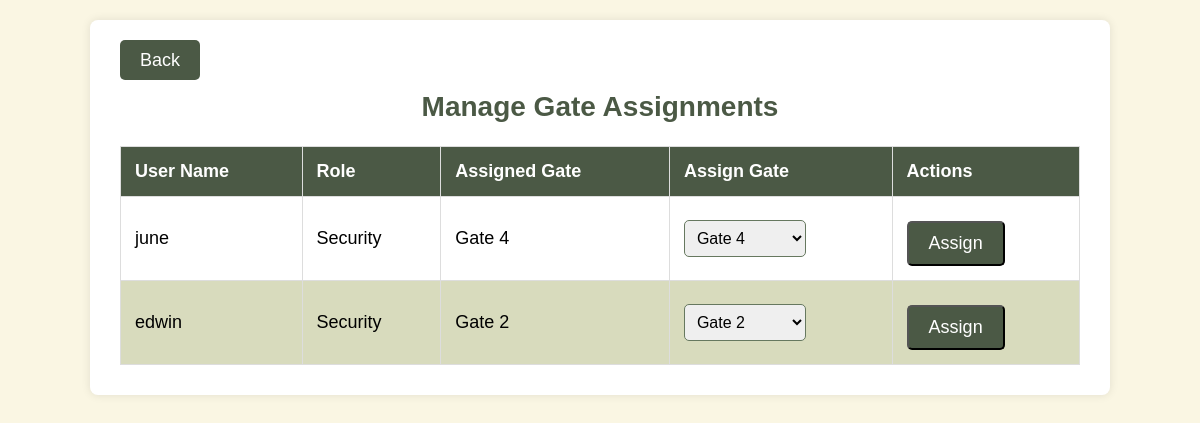
Screenshot of /manage_gates.php (signed in) with the database file from the repository.
### tables this page shows
CREATE TABLE `users` (
  `id` int(11) NOT NULL,
  `fname` varchar(255) NOT NULL,
  `lname` varchar(255) NOT NULL,
  `username` varchar(50) NOT NULL,
  `password` varchar(255) NOT NULL,
  `role` enum('admin','security','owner') NOT NULL,
  `gate_number` varchar(255) NOT NULL,
  `status` enum('active','inactive') DEFAULT 'active',
  `created_at` timestamp NOT NULL DEFAULT current_timestamp(),
  `updated_at` timestamp NOT NULL DEFAULT current_timestamp() ON UPDATE current_timestamp()
);

### manage_gates.php (the view, shortened to what this page needs)
<?php
include('config.php');
$sql_updated = "SELECT * FROM users WHERE role = 'security'";
$result_updated = mysqli_query($conn, $sql_updated);
?>
<!DOCTYPE html>
<html lang="en">
<head>
</head>
<body>
    <div class="container">
        <a href="admin_dashboard.php" class="btn">Back</a>
        <h2>Manage Gate Assignments</h2>
        <table>
            <thead>
                <tr>
                    <th>User Name</th>
                    <th>Role</th>
                    <th>Assigned Gate</th>
                    <th>Assign Gate</th>
                    <th>Actions</th>
                </tr>
            </thead>
            <tbody>
                <?php while ($user = mysqli_fetch_assoc($result_updated)) { ?>
                    <tr>
                        <form method="POST">
                            <td><?php echo $user['username']; ?></td>
                            <td><?php echo ucfirst($user['role']); ?></td>
                            <td>
                                <?php
                                    echo $user['gate_number'] ? 'Gate ' . $user['gate_number'] : 'Not Assigned';
                                ?>
                            </td>
                            <td>
                                <select name="gate_number" required>
                                    <option value="2" <?php echo ($user['gate_number'] == 2) ? 'selected' : ''; ?>>Gate 2</option>
                                    <option value="4" <?php echo ($user['gate_number'] == 4) ? 'selected' : ''; ?>>Gate 4</option>
                                </select>
                            </td>
                            <td>
                                <button type="submit" class="btn">Assign</button>
                            </td>
                        </form>
                    </tr>
                <?php } ?>
            </tbody>
        </table>
    </div>
</body>
</html>

### manage_gates.php (style rules this page uses)
body { font-family: Arial, sans-serif; background-color: #FAF6E3; margin: 0; padding: 0; font-size: 16px; }
h2 { text-align: center; color: #4B5945; margin-top: 20px; font-size: 28px; }
.container { width: 80%; margin: 20px auto; padding: 30px; background-color: #fff; box-shadow: 0 0 10px rgba(0, 0, 0, 0.1); border-radius: 8px; }
table { width: 100%; border-collapse: collapse; margin-top: 20px; font-size: 18px; }
th, td { padding: 14px; text-align: left; border: 1px solid #ddd; font-size: 18px; }
th { background-color: #4B5945; color: white; }
tr:nth-child(even) { background-color: #D8DBBD; }
.btn { background-color: #4B5945; color: white; padding: 10px 20px; border-radius: 5px; text-decoration: none; margin-top: 10px; font-size: 18px; }
select { padding: 8px; font-size: 16px; border: 1px solid #66785F; border-radius: 5px; }

### rows the page displays
users: username "june", role "Security", gate_number "4", gate_number "Gate 4"
users: username "edwin", role "Security", gate_number "2", gate_number "Gate 2"
